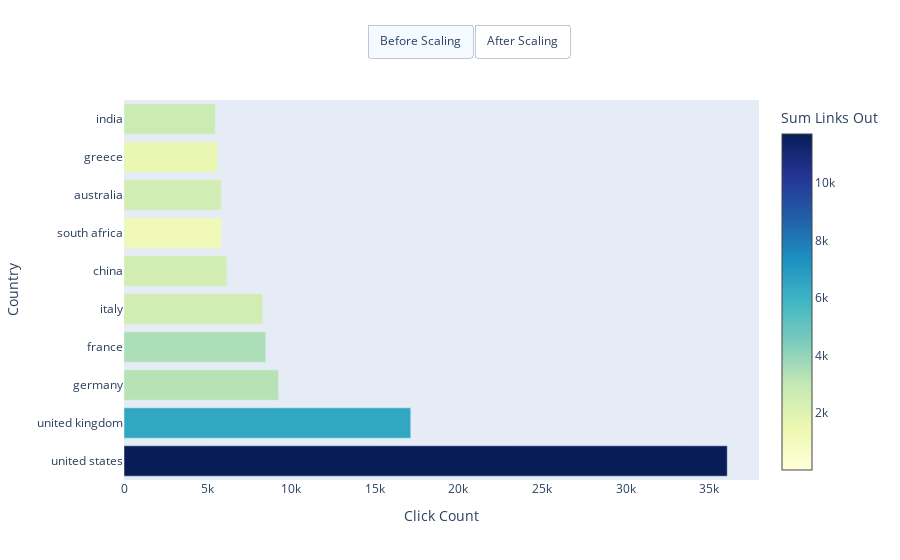

This figure's notebook cell:
### Code cell
plot_top_dead_end_countries_plotly(unique_dead_end_countries, top_n=10)

### Figure 1 — Plotly figure (JSON) as saved in the notebook; plotly's stock layout.template omitted (floating-point values rounded to 4 significant figures)
{"data": [{"marker": {"cmax": 11710, "cmin": 6, "color": [11710, 6453, 3284, 3487, 2530, 2454, 1236, 2534, 1672, 2767], "colorbar": {"title": {"text": "Sum Links Out"}, "x": 1.02}, "colorscale": [[0, "rgb(255,255,217)"], [0.125, "rgb(237,248,177)"], [0.25, "rgb(199,233,180)"], [0.375, "rgb(127,205,187)"], [0.5, "rgb(65,182,196)"], [0.625, "rgb(29,145,192)"], [0.75, "rgb(34,94,168)"], [0.875, "rgb(37,52,148)"], [1, "rgb(8,29,88)"]]}, "name": "Before Scaling", "orientation": "h", "type": "bar", "visible": true, "x": [36078, 17150, 9244, 8476, 8288, 6158, 5815, 5814, 5599, 5462], "y": ["united states", "united kingdom", "germany", "france", "italy", "china", "south africa", "australia", "greece", "india"]}, {"marker": {"cmax": 11710, "cmin": 6, "color": [29, 33, 1236, 844, 660, 101, 166, 201, 1672, 842], "colorbar": {"title": {"text": "Sum Links Out"}, "x": 1.02}, "colorscale": [[0, "rgb(255,255,217)"], [0.125, "rgb(237,248,177)"], [0.25, "rgb(199,233,180)"], [0.375, "rgb(127,205,187)"], [0.5, "rgb(65,182,196)"], [0.625, "rgb(29,145,192)"], [0.75, "rgb(34,94,168)"], [0.875, "rgb(37,52,148)"], [1, "rgb(8,29,88)"]]}, "name": "After Scaling", "orientation": "h", "type": "bar", "visible": false, "x": [32.1, 4.758, 4.705, 4.108, 3.959, 3.743, 3.602, 3.483, 3.349, 3.295], "y": ["vatican city", "greenland", "south africa", "spain", "brazil", "bolivia", "iceland", "algeria", "greece", "egypt"]}], "layout": {"updatemenus": [{"buttons": [{"args": [{"visible": [true, false]}], "label": "Before Scaling", "method": "update"}, {"args": [{"visible": [false, true]}], "label": "After Scaling", "method": "update"}], "direction": "left", "showactive": true, "type": "buttons", "x": 0.7, "y": 1.2}], "xaxis": {"title": {"text": "Click Count"}}, "yaxis": {"title": {"text": "Country"}}}}
